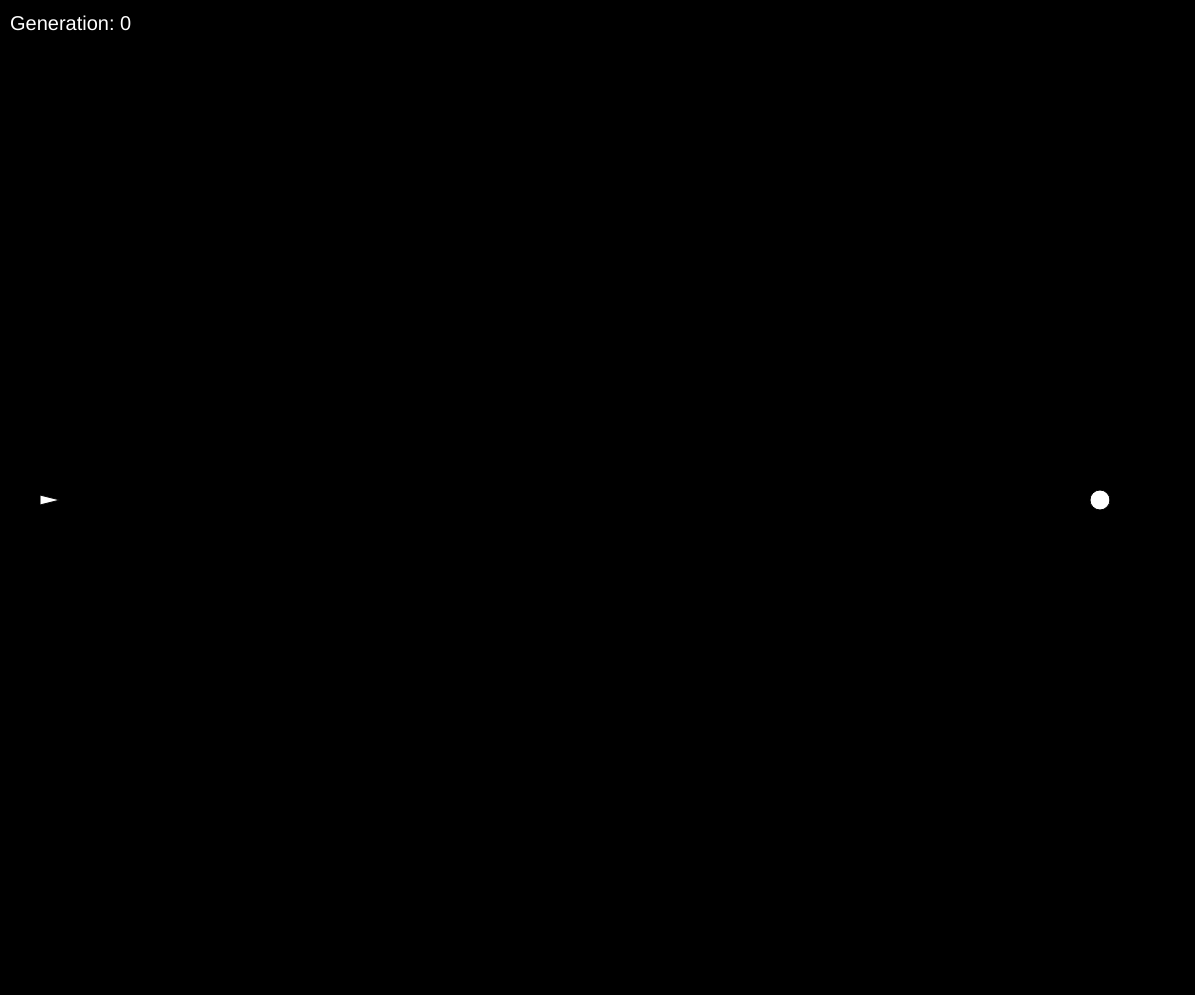
Frame 1 (no input)
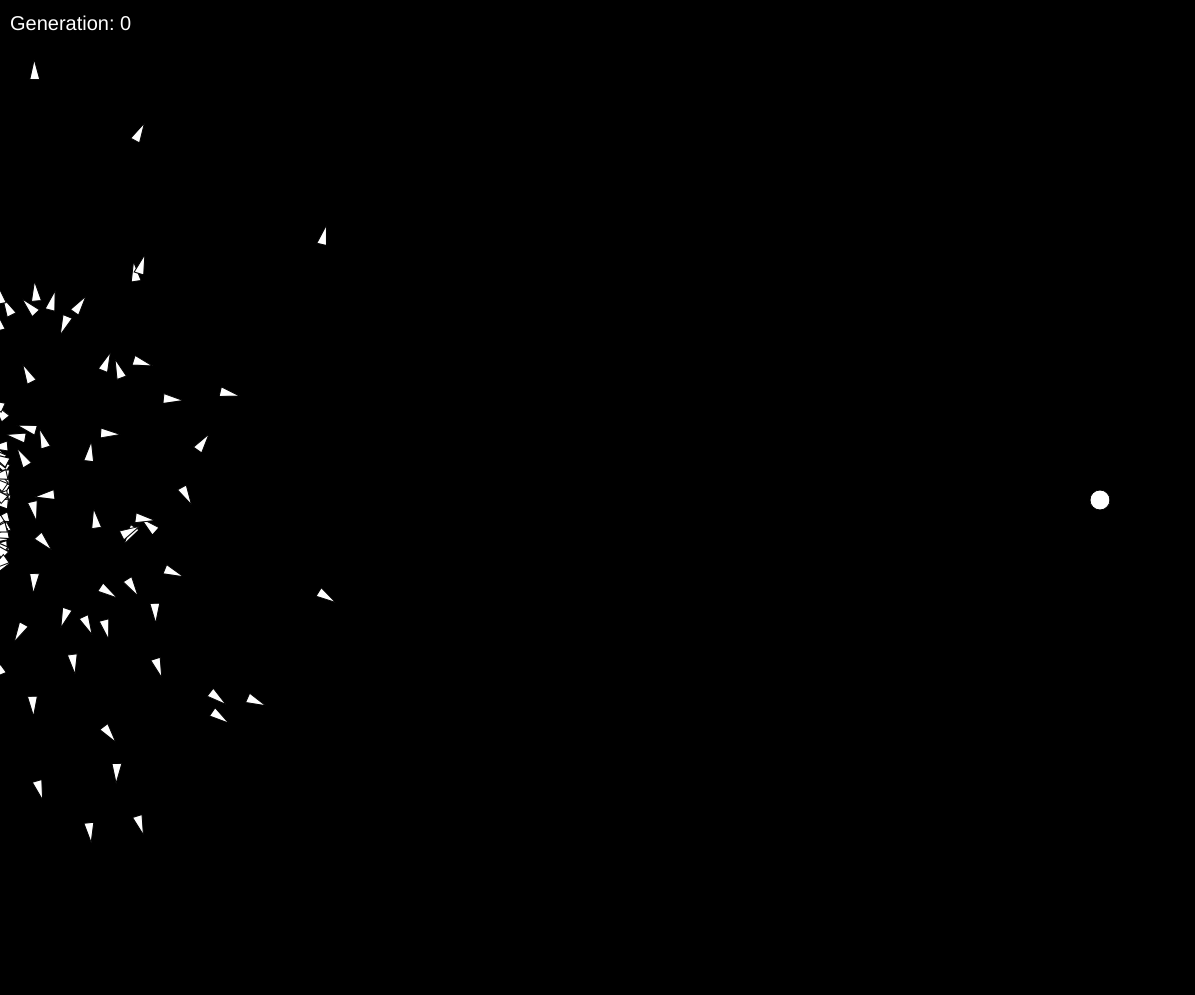
Frame 60 (no input)
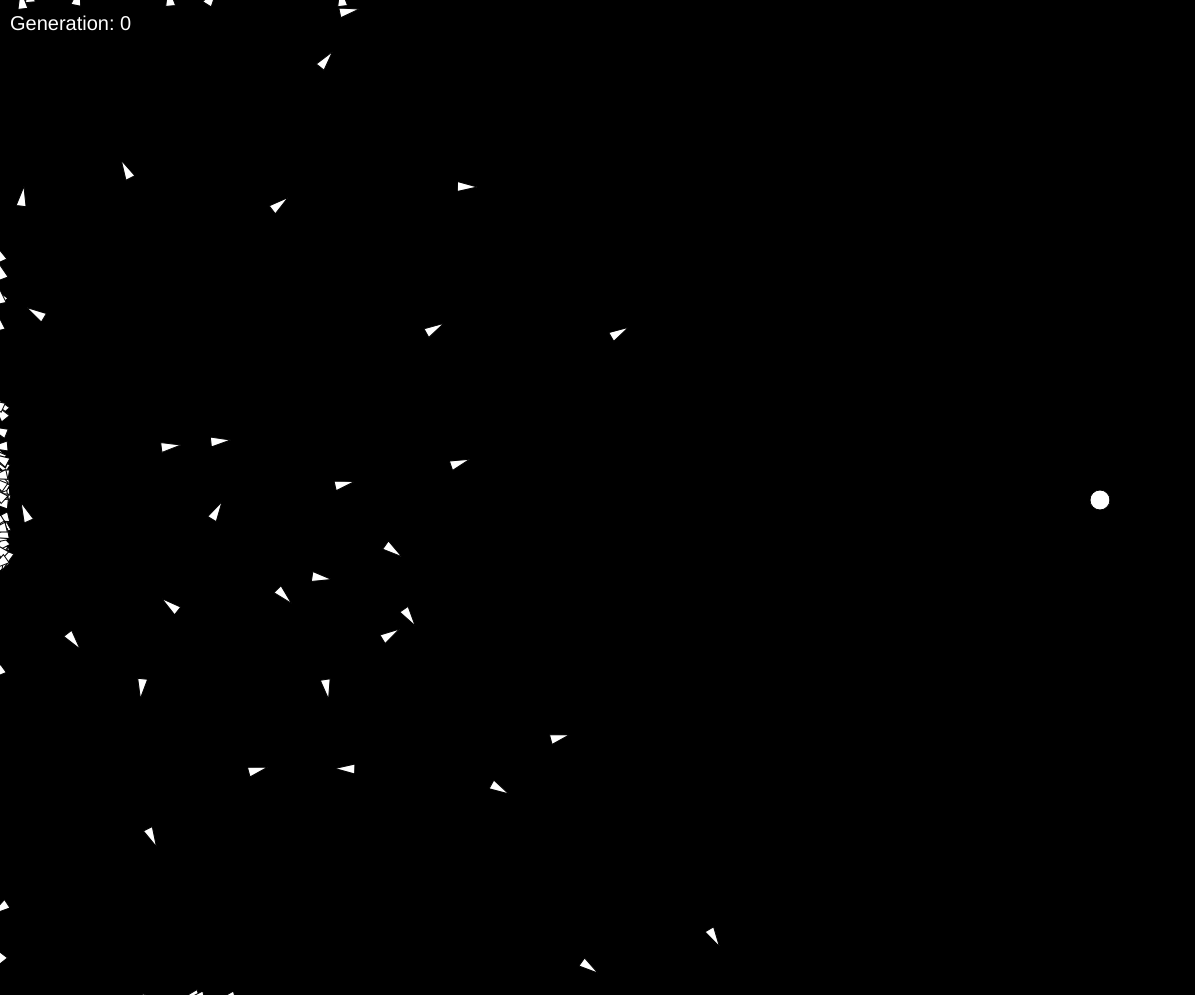
Frame 120 (the mouse pressed at the canvas centre since frame 60)

The p5.js sketch that drew these frames (run headless with seeded random() and noise() and a simulated clock; from frame 60 on, the mouse is pressed at the canvas centre):

// p5.js sketch
// ── sketch.js
var rockets = [];
var color = 0;
var time;
var goal;
var origin;
var numMoves = 200;
var num = 100;
var genNum = 0;
var objects = [];

var startPoint;
var endPoint;
function setup() {
  // put setup code here
  //frameRate(30);
  createCanvas(windowWidth -5 , windowHeight -5);
 
  goal = [windowWidth-100,windowHeight/2,20];
  time = 0;
  origin = createVector(50,windowHeight/2);

  for (var i =num; i >= 0; i--) {
    rockets.push(new Rocket());
  }
  startPoint = createVector();
  endPoint = createVector();


}

function draw() {
  background('black');
  textSize(20);
  fill(255);
  text("Generation: "+ genNum,10,30);

  
  
  if(time < numMoves){
    for (var i = rockets.length - 1; i >= 0; i--) {
    rockets[i].update();
    rockets[i].display();
    //console.log(rockets[i].fitness);
    }
    time++;
  }
  else
  {
    newGen(); 
    genNum++;
  }
  

 
  //rect(200,windowHeight/2-100,10,200);

  ellipse(goal[0],goal[1],goal[2],goal[2]);

  for (var i = objects.length - 1; i >= 0; i--) {
    rectMode(CORNERS);
    fill("white");
    rect(objects[i][0][0],objects[i][0][1],objects[i][1][0],objects[i][1][1])
  }
  


  

}

function mousePressed()
{
  startPoint = [mouseX,mouseY];
  noLoop();
}
function mouseReleased()
{
  endPoint = [mouseX,mouseY];

  objects.push([startPoint,endPoint])
  loop();
}


function newGen()
{
  time = 0;
  var maxFit = -Infinity;
  var minFit = Infinity;
  var bestRocket;
  for (var i = rockets.length - 1; i >= 0; i--) {
    var fit = rockets[i].getFitness();
    
    
    if(fit>maxFit)
    {
      maxFit = fit;
      bestRocket = rockets[i];
      
    }
    if(fit<minFit)
    {
      minFit = fit;
      
    }
  }
  
  for (var i = rockets.length - 1; i >= 0; i--) {
    rockets[i].fitness = rockets[i].fitness/maxFit;
    
  }


  var pool = [];
  for (var i = rockets.length - 1; i >= 0; i--) {
    var n = rockets[i].fitness*50;
    for (var j = n; j >= 0; j--) {
      pool.push(rockets[i]);
    }
  }

  rockets = [];
  
  for (var i = num; i >= 0; i--) {
    rockets.push(new Rocket());
  }

  for (var i = rockets.length- 1; i >= 0; i--) {
    rockets[i].moves = mate(random(pool),random(pool));
    rockets[i].moves = mutation(rockets[i].moves);
  }

}

function mutation(movesToMutate)
{
  var movesMutated = []
  
  for (var i = movesToMutate.length - 1; i >= 0; i--) {
    if(random(1)<0.01)
    {
      var x = random(-1,1);
      var y = random(-1,1);
      
      movesMutated.push([x,y])
    }
    else
    {
      movesMutated.push(movesToMutate[i]);
    }
    
  }
  return movesMutated;
}
function mate(rocketA,rocketB)
{
  var babyMoves = [];
  var index = random(rocketA.moves.length);
  for (var i = rocketA.moves.length-1; i >= 0; i--) {
    if(i<index)
    {
      babyMoves.push(rocketA.moves[i]);
    }
    else
    {
      babyMoves.push(rocketB.moves[i]);
    }  
  }

  
  return babyMoves;


}



function Rocket()
{
	this.pos = createVector(origin.x,origin.y);
  this.vel = createVector(0,0);
  this.acc = createVector(0,0);
  this.moves = [];
  this.win = false;
  this.lose = false;

  this.fitness = -Infinity;
  this.index = 0;
  this.color = "white";
  this.time = -Infinity;

  for (var i = numMoves; i >= 0; i--) {
    var x = random(-1,1);
    var y = random(-1,1);
    this.moves.push([x,y]);
    

  }
  
  

  
	this.update = function() {
    if(!this.win && !this.lose){
      this.vel.add(this.acc);
      this.pos.add(this.vel);
      this.acc.mult(0);

      if(this.index < this.moves.length)
      {
        this.acc = createVector(this.moves[this.index][0],this.moves[this.index][1]);
        this.index++;
      }

      if(this.pos.x > goal[0]-goal[2]/2 && this.pos.x < goal[0]+goal[2]/2 && this.pos.y > goal[1]-goal[2]/2 && this.pos.y < goal[1]+goal[2]/2)
      {
        this.win = true;
        this.time = this.index;
      }
      if(this.pos.x<0 || this.pos.x>windowWidth || this.pos.y<0 || this.pos.y>windowHeight)
      {
        this.lose = true;
      }

      for (var j = objects.length - 1; j >= 0; j--) {
        if(this.pos.x > objects[j][0][0] && this.pos.x < objects[j][1][0] && this.pos.y > objects[j][0][1] && this.pos.y < objects[j][1][1])
        {
        this.lose = true;
       
        }

        if(this.pos.x > objects[j][1][0] && this.pos.x < objects[j][0][0] && this.pos.y > objects[j][1][1] && this.pos.y < objects[j][0][1])
        {
        this.lose = true;
        console.log("collision");
        }
      }

    }

           
  };

  this.getFitness = function()
  {
     var dist = sqrt(pow((this.pos.x-goal[0]),2)+pow((this.pos.y-goal[1]),2));
      this.fitness = 1000000/(pow(dist,2));

      if(this.win)
      {
        this.fitness *=50;
        this.fitness -= 100/(pow(this.time,2))

      }
      if(this.lose)
      {
        this.fitness /= 50;
      }
      return this.fitness;
      
  };

 

  this.display = function() {
    push();
    fill(this.color);
    translate(this.pos.x,this.pos.y);
    rotate(this.vel.heading())
  	
    beginShape();
    vertex(10, 0);
    vertex(-10, -5);
    vertex(-10, 5);
    endShape(CLOSE);

    pop();
  };


}
